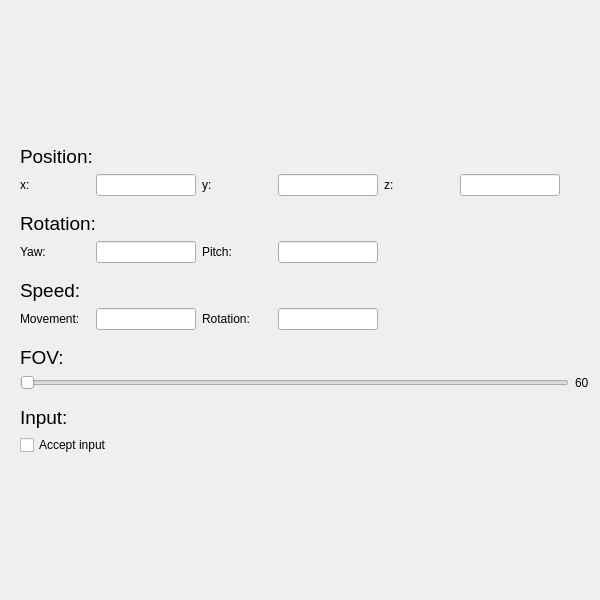
<?xml version="1.0" encoding="UTF-8"?>
<ui version="4.0">
 <class>CameraControl</class>
 <widget class="QWidget" name="CameraControl">
  <property name="geometry">
   <rect>
    <x>0</x>
    <y>0</y>
    <width>600</width>
    <height>600</height>
   </rect>
  </property>
  <layout class="QVBoxLayout" name="mainLayout">
   <property name="spacing">
    <number>6</number>
   </property>
   <property name="leftMargin">
    <number>20</number>
   </property>
   <item>
    <spacer name="topSpacer">
     <property name="orientation">
      <enum>Qt::Vertical</enum>
     </property>
     <property name="sizeHint" stdset="0">
      <size>
       <width>20</width>
       <height>40</height>
      </size>
     </property>
    </spacer>
   </item>
   <item>
    <widget class="QLabel" name="positionText">
     <property name="font">
      <font>
       <pointsize>14</pointsize>
      </font>
     </property>
     <property name="text">
      <string>Position:</string>
     </property>
    </widget>
   </item>
   <item>
    <layout class="QHBoxLayout" name="positionControl">
     <property name="bottomMargin">
      <number>10</number>
     </property>
     <item>
      <widget class="QLabel" name="xText">
       <property name="minimumSize">
        <size>
         <width>70</width>
         <height>0</height>
        </size>
       </property>
       <property name="maximumSize">
        <size>
         <width>70</width>
         <height>16777215</height>
        </size>
       </property>
       <property name="text">
        <string>x:</string>
       </property>
       <property name="alignment">
        <set>Qt::AlignLeading|Qt::AlignLeft|Qt::AlignVCenter</set>
       </property>
      </widget>
     </item>
     <item>
      <widget class="QLineEdit" name="x">
       <property name="minimumSize">
        <size>
         <width>100</width>
         <height>0</height>
        </size>
       </property>
       <property name="maximumSize">
        <size>
         <width>100</width>
         <height>16777215</height>
        </size>
       </property>
      </widget>
     </item>
     <item>
      <widget class="QLabel" name="yText">
       <property name="minimumSize">
        <size>
         <width>70</width>
         <height>0</height>
        </size>
       </property>
       <property name="maximumSize">
        <size>
         <width>70</width>
         <height>16777215</height>
        </size>
       </property>
       <property name="text">
        <string>y:</string>
       </property>
       <property name="alignment">
        <set>Qt::AlignLeading|Qt::AlignLeft|Qt::AlignVCenter</set>
       </property>
      </widget>
     </item>
     <item>
      <widget class="QLineEdit" name="y">
       <property name="minimumSize">
        <size>
         <width>100</width>
         <height>0</height>
        </size>
       </property>
       <property name="maximumSize">
        <size>
         <width>100</width>
         <height>16777215</height>
        </size>
       </property>
      </widget>
     </item>
     <item>
      <widget class="QLabel" name="zText">
       <property name="minimumSize">
        <size>
         <width>70</width>
         <height>0</height>
        </size>
       </property>
       <property name="maximumSize">
        <size>
         <width>70</width>
         <height>16777215</height>
        </size>
       </property>
       <property name="text">
        <string>z:</string>
       </property>
       <property name="alignment">
        <set>Qt::AlignLeading|Qt::AlignLeft|Qt::AlignVCenter</set>
       </property>
      </widget>
     </item>
     <item>
      <widget class="QLineEdit" name="z">
       <property name="minimumSize">
        <size>
         <width>100</width>
         <height>0</height>
        </size>
       </property>
       <property name="maximumSize">
        <size>
         <width>100</width>
         <height>16777215</height>
        </size>
       </property>
      </widget>
     </item>
     <item>
      <spacer name="spacer_2">
       <property name="orientation">
        <enum>Qt::Horizontal</enum>
       </property>
       <property name="sizeHint" stdset="0">
        <size>
         <width>40</width>
         <height>20</height>
        </size>
       </property>
      </spacer>
     </item>
    </layout>
   </item>
   <item>
    <widget class="QLabel" name="rotationText">
     <property name="font">
      <font>
       <pointsize>14</pointsize>
      </font>
     </property>
     <property name="text">
      <string>Rotation:</string>
     </property>
     <property name="textFormat">
      <enum>Qt::AutoText</enum>
     </property>
    </widget>
   </item>
   <item>
    <layout class="QHBoxLayout" name="rotationControl">
     <property name="topMargin">
      <number>0</number>
     </property>
     <property name="bottomMargin">
      <number>10</number>
     </property>
     <item>
      <widget class="QLabel" name="yawLabel">
       <property name="minimumSize">
        <size>
         <width>70</width>
         <height>0</height>
        </size>
       </property>
       <property name="maximumSize">
        <size>
         <width>70</width>
         <height>16777215</height>
        </size>
       </property>
       <property name="text">
        <string>Yaw:</string>
       </property>
       <property name="alignment">
        <set>Qt::AlignLeading|Qt::AlignLeft|Qt::AlignVCenter</set>
       </property>
      </widget>
     </item>
     <item>
      <widget class="QLineEdit" name="yaw">
       <property name="minimumSize">
        <size>
         <width>100</width>
         <height>0</height>
        </size>
       </property>
       <property name="maximumSize">
        <size>
         <width>100</width>
         <height>16777215</height>
        </size>
       </property>
      </widget>
     </item>
     <item>
      <widget class="QLabel" name="pitchLabel">
       <property name="minimumSize">
        <size>
         <width>70</width>
         <height>0</height>
        </size>
       </property>
       <property name="maximumSize">
        <size>
         <width>70</width>
         <height>16777215</height>
        </size>
       </property>
       <property name="text">
        <string>Pitch:</string>
       </property>
       <property name="alignment">
        <set>Qt::AlignLeading|Qt::AlignLeft|Qt::AlignVCenter</set>
       </property>
      </widget>
     </item>
     <item>
      <widget class="QLineEdit" name="pitch">
       <property name="minimumSize">
        <size>
         <width>100</width>
         <height>0</height>
        </size>
       </property>
       <property name="maximumSize">
        <size>
         <width>100</width>
         <height>16777215</height>
        </size>
       </property>
      </widget>
     </item>
     <item>
      <spacer name="spacer">
       <property name="orientation">
        <enum>Qt::Horizontal</enum>
       </property>
       <property name="sizeHint" stdset="0">
        <size>
         <width>40</width>
         <height>20</height>
        </size>
       </property>
      </spacer>
     </item>
    </layout>
   </item>
   <item>
    <widget class="QLabel" name="speedLabel">
     <property name="font">
      <font>
       <pointsize>14</pointsize>
      </font>
     </property>
     <property name="text">
      <string>Speed:</string>
     </property>
    </widget>
   </item>
   <item>
    <layout class="QHBoxLayout" name="speedControl">
     <property name="bottomMargin">
      <number>10</number>
     </property>
     <item>
      <widget class="QLabel" name="label_3">
       <property name="minimumSize">
        <size>
         <width>70</width>
         <height>0</height>
        </size>
       </property>
       <property name="maximumSize">
        <size>
         <width>70</width>
         <height>16777215</height>
        </size>
       </property>
       <property name="text">
        <string>Movement:</string>
       </property>
       <property name="alignment">
        <set>Qt::AlignLeading|Qt::AlignLeft|Qt::AlignVCenter</set>
       </property>
      </widget>
     </item>
     <item>
      <widget class="QLineEdit" name="movement">
       <property name="minimumSize">
        <size>
         <width>100</width>
         <height>0</height>
        </size>
       </property>
       <property name="maximumSize">
        <size>
         <width>100</width>
         <height>16777215</height>
        </size>
       </property>
      </widget>
     </item>
     <item>
      <widget class="QLabel" name="rotationLabel">
       <property name="minimumSize">
        <size>
         <width>70</width>
         <height>0</height>
        </size>
       </property>
       <property name="maximumSize">
        <size>
         <width>70</width>
         <height>16777215</height>
        </size>
       </property>
       <property name="text">
        <string>Rotation:</string>
       </property>
       <property name="alignment">
        <set>Qt::AlignLeading|Qt::AlignLeft|Qt::AlignVCenter</set>
       </property>
      </widget>
     </item>
     <item>
      <widget class="QLineEdit" name="rotation">
       <property name="minimumSize">
        <size>
         <width>100</width>
         <height>0</height>
        </size>
       </property>
       <property name="maximumSize">
        <size>
         <width>100</width>
         <height>16777215</height>
        </size>
       </property>
      </widget>
     </item>
     <item>
      <spacer name="spacer_3">
       <property name="orientation">
        <enum>Qt::Horizontal</enum>
       </property>
       <property name="sizeHint" stdset="0">
        <size>
         <width>40</width>
         <height>20</height>
        </size>
       </property>
      </spacer>
     </item>
    </layout>
   </item>
   <item>
    <widget class="QLabel" name="fovLabel">
     <property name="font">
      <font>
       <pointsize>14</pointsize>
      </font>
     </property>
     <property name="text">
      <string>FOV:</string>
     </property>
    </widget>
   </item>
   <item>
    <layout class="QHBoxLayout" name="fovControl">
     <property name="bottomMargin">
      <number>10</number>
     </property>
     <item>
      <widget class="QSlider" name="fovSlider">
       <property name="minimum">
        <number>1</number>
       </property>
       <property name="maximum">
        <number>174</number>
       </property>
       <property name="singleStep">
        <number>1</number>
       </property>
       <property name="orientation">
        <enum>Qt::Horizontal</enum>
       </property>
      </widget>
     </item>
     <item>
      <widget class="QLabel" name="fov">
       <property name="text">
        <string>60</string>
       </property>
      </widget>
     </item>
    </layout>
   </item>
   <item>
    <widget class="QLabel" name="label">
     <property name="font">
      <font>
       <pointsize>14</pointsize>
      </font>
     </property>
     <property name="text">
      <string>Input:</string>
     </property>
    </widget>
   </item>
   <item>
    <layout class="QHBoxLayout" name="inputControl">
     <item>
      <widget class="QCheckBox" name="acceptInput">
       <property name="text">
        <string>Accept input</string>
       </property>
      </widget>
     </item>
    </layout>
   </item>
   <item>
    <spacer name="bottomSpacer">
     <property name="orientation">
      <enum>Qt::Vertical</enum>
     </property>
     <property name="sizeHint" stdset="0">
      <size>
       <width>20</width>
       <height>40</height>
      </size>
     </property>
    </spacer>
   </item>
  </layout>
 </widget>
 <resources/>
 <connections/>
</ui>
